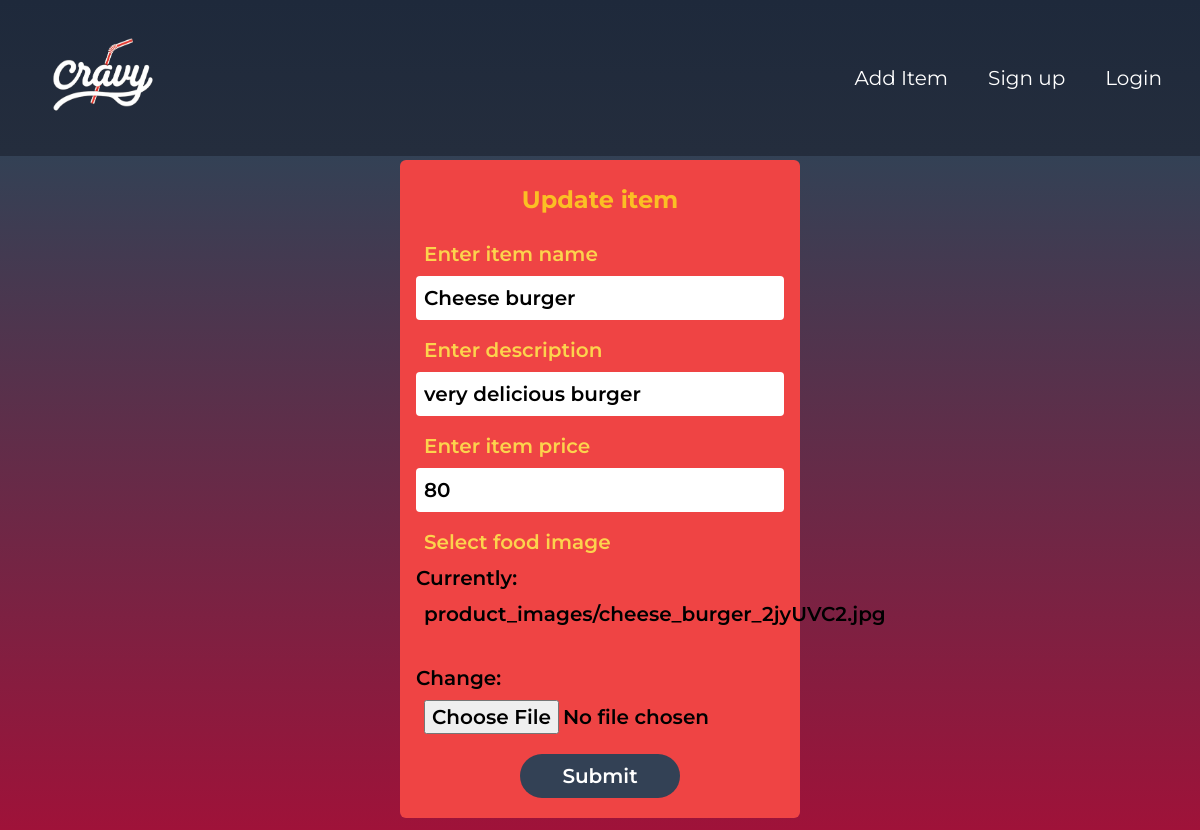
/item/update_item/2, run on the app's committed database.
### food/models.py (models this page shows, shortened)
class Item(models.Model):
    name = models.CharField(max_length= 255)
    description = models.CharField(max_length= 255)
    price = models.IntegerField()
    image = models.ImageField(upload_to = 'product_images/', null= True)
    posted_by = models.ForeignKey(User, on_delete = models.CASCADE, default=1)

### food/views.py (the view, shortened to what this page needs)
# urls.py: path('item/update_item/<int:id>', views.update_item, name='update_item'),
def update_item( request, id):
    item = Item.objects.get( id = id)
    if request.method == 'GET':
        form = AddItemForm( instance = item)
        context ={
            'form':form,
            'item':item,
            'update': True,
        }
        return render(request, 'add_item.html',context)

### food/forms.py
class AddItemForm( forms.ModelForm):
    class Meta:
        model = Item
        fields = ['name','description','price','image']

### food/templates/add_item.html (shortened to what this page needs)
{% extends 'master.html' %}
{% block content %}
    <form method="post" class="flex flex-col justify-center bg-red-500 mb-2 p-4 mx-auto  w-1/3 text-xl text-black font-semibold
            [&>*]:p-2  rounded-md [&>input]:rounded" action="{% url 'food:add_item' %}"
            enctype="multipart/form-data">
        <h3 class="text-amber-400 font-bold text-2xl text-center">
            {{ update|default:False|yesno:'Update item,Add Item'}}</h3>
        <label class="text-amber-300 mt-2" for="{{form.name.id_for_label}}"> Enter item name </label>
        {{ form.name }}
        <label class="text-amber-300 mt-2" for="{{form.description.id_for_label}}"> Enter description </label>
        {{form.description}}
        <label class="text-amber-300 mt-2" for="{{form.price.id_for_label}}"> Enter item price</label>
        {{form.price}}
        <label class="text-amber-300 mt-2" for="{{form.image.id_for_label}}"> Select food image</label>
        {{form.image}}
        <button type="submit" class="flex-none min-w-40 mt-3 mb-1 p-2 mx-auto  text-white bg-slate-700
                        transition delay-60 hover:scale-105 hover:-translate-y-1 hover:bg-slate-900 hover:text-white  rounded-full" >
             Submit
        </button>
    </form>
{% endblock %}

### food/templates/master.html (style rules this page uses)
body { font-family: "Montserrat", sans-serif; }

### data on the page
Item: name "Cheese burger", description "very delicious burger", price "80"

### other printed values
{{ update|default:False|yesno:'Update item,Add Item' }} "Update item"
